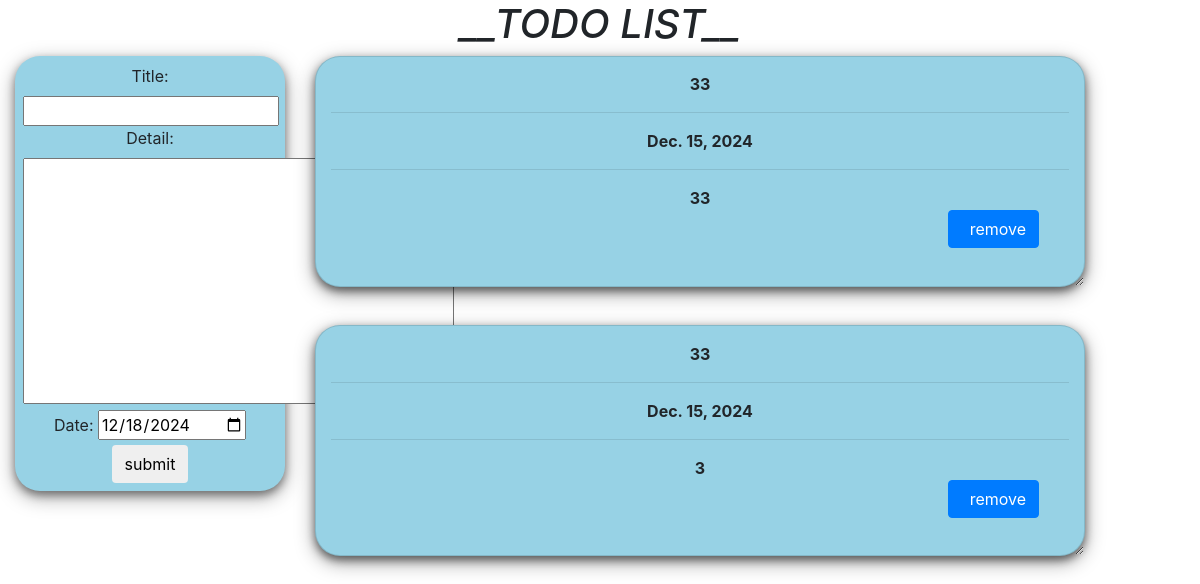
Before: / with the older database file.
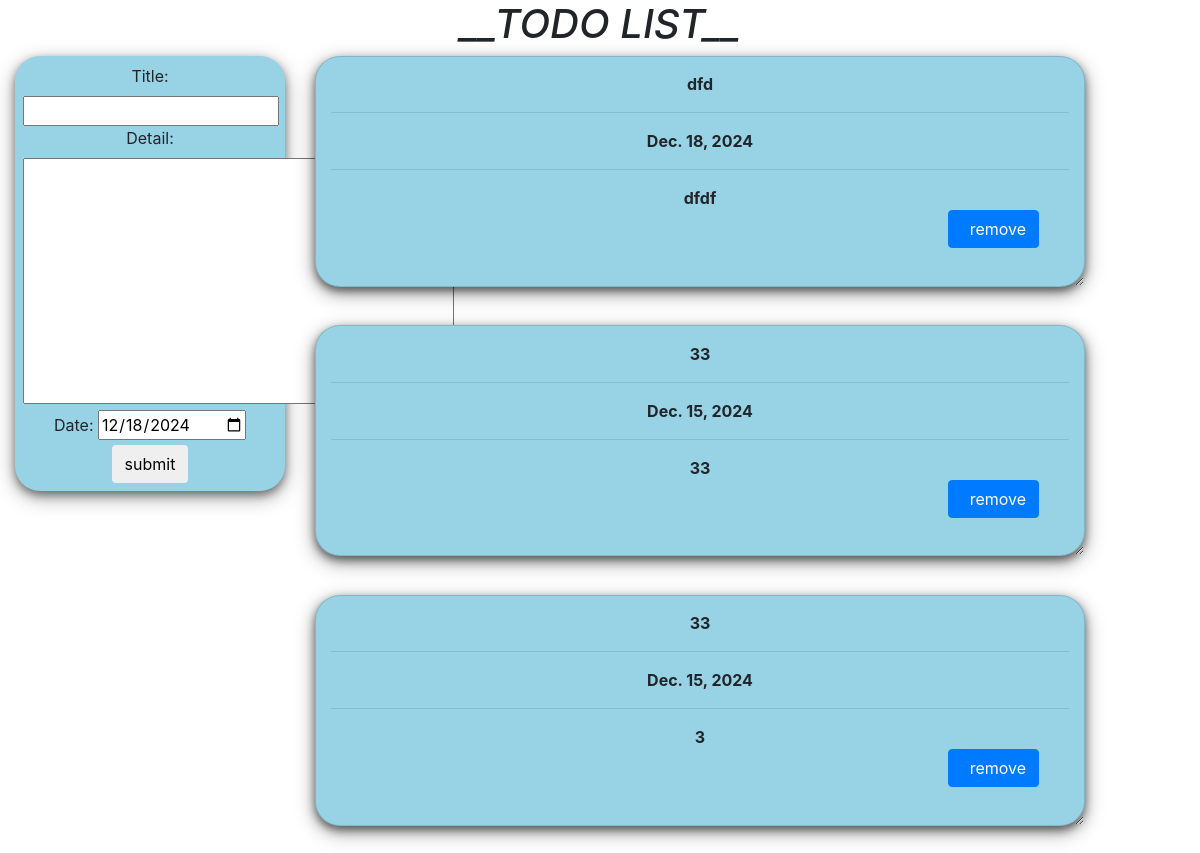
After: the same page with the newer database file.
### apptodoweb/models.py (models this page shows)
class Model_ToDoWeb(models.Model):
    title = models.CharField(max_length=100)
    detail = models.TextField(max_length=300)
    date = models.DateField(default=timezone.now)
    def __str__(self):
        return f"TITLE: {self.title} DETAIL: {self.detail} DATE: {self.date}"

### apptodoweb/views.py (the view)
# urls.py: path("", views.index, name="index"),
def index(request):
    item_list = Model_ToDoWeb.objects.order_by("-date")
    if request.method == "POST":
        form = TodoForm(request.POST)
        if form.is_valid():
            form.save()
            return redirect('index')
    form = TodoForm()
    page = {
        "forms": form,
        "list": item_list,
        "title": "TODO LIST",
    }
    print(page)
    return render(request, 'apptodoweb/index.html', page)

### apptodoweb/forms.py
class TodoForm(forms.ModelForm):
    class Meta:
        model = Model_ToDoWeb
        fields = "__all__"
        widgets = {
            'date':forms.DateInput(attrs={'type':'date'}),
        }

### apptodoweb/templates/apptodoweb/index.html (shortened to what this page needs)
<!DOCTYPE html>
<html lang="en" dir="ltr">
<head>
  {% load static %}
  <link rel="stylesheet" href="{% static 'apptodoweb/css/bootstrap.min.css' %}">
</head>
<body  class="container-fluid">
  <h1 style="text-align: center;"><i>__TODO LIST__</i></h1>
  <div class="row">
    <div class="col-md-3" >
      <div  class="submit_form">
        <form  method="POST">
          {{forms}}
          <center> <input type="submit" class="btn btn-default" value="submit" /> </center>
        </form>
      </div>
    </div>
    <div class="col-md-8">
      {% for i in list %}
      <div class="card">
        <center><b>{{i.title}}</b></center><hr/>
        <center><b>{{i.date}}</b></center><hr/>
        <center><b>{{i.detail}}</b></center>
        <form action="/del/{{i.id}}" method="POST" style=" padding-right: 4%; padding-bottom: 3%;">
          <button value="remove" type="submit"  class="btn btn-primary" style="float: right;"> &nbsp; remove</button>
        </form>
      </div>
      {% endfor%}
    </div>
  </div>
</body>
</html>

Changed rows visible on the page:
added Model_ToDoWeb: title "dfd", date "Dec. 18, 2024", detail "dfdf"
